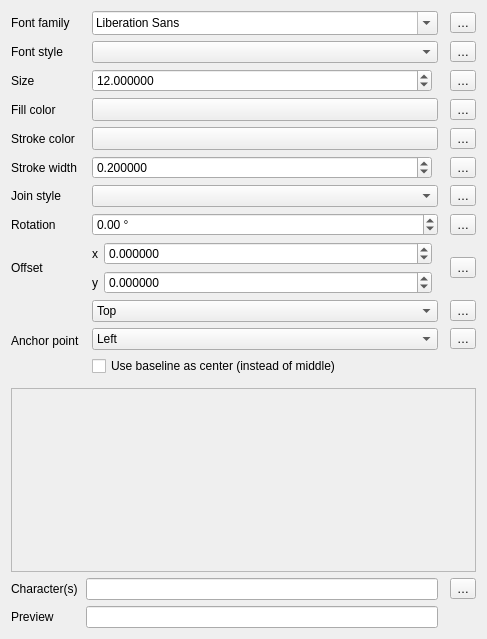
<?xml version="1.0" encoding="UTF-8"?>
<ui version="4.0">
 <class>WidgetFontMarker</class>
 <widget class="QWidget" name="WidgetFontMarker">
  <property name="geometry">
   <rect>
    <x>0</x>
    <y>0</y>
    <width>487</width>
    <height>639</height>
   </rect>
  </property>
  <property name="windowTitle">
   <string notr="true">Form</string>
  </property>
  <layout class="QGridLayout" name="gridLayout_3">
   <item row="1" column="0">
    <widget class="QLabel" name="lblStyle">
     <property name="text">
      <string>Font style</string>
     </property>
    </widget>
   </item>
   <item row="5" column="0">
    <widget class="QLabel" name="mStrokeWidthLabel">
     <property name="text">
      <string>Stroke width</string>
     </property>
    </widget>
   </item>
   <item row="7" column="2">
    <widget class="QgsPenJoinStyleComboBox" name="cboJoinStyle"/>
   </item>
   <item row="11" column="2">
    <widget class="QComboBox" name="mVerticalAnchorComboBox">
     <item>
      <property name="text">
       <string>Top</string>
      </property>
     </item>
     <item>
      <property name="text">
       <string>VCenter</string>
      </property>
     </item>
     <item>
      <property name="text">
       <string>Bottom</string>
      </property>
     </item>
    </widget>
   </item>
   <item row="16" column="4">
    <widget class="QgsPropertyOverrideButton" name="mCharDDBtn">
     <property name="text">
      <string>…</string>
     </property>
    </widget>
   </item>
   <item row="1" column="4">
    <widget class="QgsPropertyOverrideButton" name="mFontStyleDDBtn">
     <property name="text">
      <string>…</string>
     </property>
    </widget>
   </item>
   <item row="5" column="4">
    <widget class="QgsPropertyOverrideButton" name="mStrokeWidthDDBtn">
     <property name="text">
      <string>…</string>
     </property>
    </widget>
   </item>
   <item row="3" column="2">
    <widget class="QgsColorButton" name="btnColor">
     <property name="sizePolicy">
      <sizepolicy hsizetype="Expanding" vsizetype="Fixed">
       <horstretch>0</horstretch>
       <verstretch>0</verstretch>
      </sizepolicy>
     </property>
     <property name="minimumSize">
      <size>
       <width>120</width>
       <height>0</height>
      </size>
     </property>
     <property name="maximumSize">
      <size>
       <width>16777215</width>
       <height>16777215</height>
      </size>
     </property>
     <property name="text">
      <string/>
     </property>
    </widget>
   </item>
   <item row="17" column="0">
    <widget class="QLabel" name="label_13">
     <property name="text">
      <string>Preview</string>
     </property>
    </widget>
   </item>
   <item row="1" column="2">
    <widget class="QComboBox" name="mFontStyleComboBox">
     <property name="sizePolicy">
      <sizepolicy hsizetype="Expanding" vsizetype="Fixed">
       <horstretch>0</horstretch>
       <verstretch>0</verstretch>
      </sizepolicy>
     </property>
     <property name="minimumSize">
      <size>
       <width>0</width>
       <height>0</height>
      </size>
     </property>
     <property name="maximumSize">
      <size>
       <width>16777215</width>
       <height>16777215</height>
      </size>
     </property>
     <property name="toolTip">
      <string>Available typeface styles</string>
     </property>
     <property name="sizeAdjustPolicy">
      <enum>QComboBox::AdjustToContentsOnFirstShow</enum>
     </property>
    </widget>
   </item>
   <item row="0" column="2">
    <widget class="QFontComboBox" name="cboFont">
     <property name="sizeAdjustPolicy">
      <enum>QComboBox::AdjustToMinimumContentsLengthWithIcon</enum>
     </property>
     <property name="minimumContentsLength">
      <number>8</number>
     </property>
    </widget>
   </item>
   <item row="16" column="0">
    <widget class="QLabel" name="label_12">
     <property name="text">
      <string>Character(s)</string>
     </property>
    </widget>
   </item>
   <item row="10" column="2">
    <layout class="QGridLayout" name="gridLayout_2">
     <item row="0" column="0">
      <widget class="QLabel" name="label_3">
       <property name="text">
        <string>x</string>
       </property>
      </widget>
     </item>
     <item row="0" column="1">
      <widget class="QgsDoubleSpinBox" name="spinOffsetX">
       <property name="sizePolicy">
        <sizepolicy hsizetype="Minimum" vsizetype="Fixed">
         <horstretch>1</horstretch>
         <verstretch>0</verstretch>
        </sizepolicy>
       </property>
       <property name="decimals">
        <number>6</number>
       </property>
       <property name="minimum">
        <double>-999999999.000000000000000</double>
       </property>
       <property name="maximum">
        <double>999999999.000000000000000</double>
       </property>
       <property name="singleStep">
        <double>0.200000000000000</double>
       </property>
      </widget>
     </item>
     <item row="0" column="2" rowspan="2">
      <widget class="QgsUnitSelectionWidget" name="mOffsetUnitWidget" native="true">
       <property name="focusPolicy">
        <enum>Qt::StrongFocus</enum>
       </property>
      </widget>
     </item>
     <item row="1" column="0">
      <widget class="QLabel" name="label_6">
       <property name="text">
        <string>y</string>
       </property>
      </widget>
     </item>
     <item row="1" column="1">
      <widget class="QgsDoubleSpinBox" name="spinOffsetY">
       <property name="sizePolicy">
        <sizepolicy hsizetype="Minimum" vsizetype="Fixed">
         <horstretch>1</horstretch>
         <verstretch>0</verstretch>
        </sizepolicy>
       </property>
       <property name="decimals">
        <number>6</number>
       </property>
       <property name="minimum">
        <double>-999999999.000000000000000</double>
       </property>
       <property name="maximum">
        <double>999999999.000000000000000</double>
       </property>
       <property name="singleStep">
        <double>0.200000000000000</double>
       </property>
      </widget>
     </item>
    </layout>
   </item>
   <item row="4" column="2">
    <widget class="QgsColorButton" name="btnStrokeColor">
     <property name="sizePolicy">
      <sizepolicy hsizetype="Expanding" vsizetype="Fixed">
       <horstretch>0</horstretch>
       <verstretch>0</verstretch>
      </sizepolicy>
     </property>
     <property name="minimumSize">
      <size>
       <width>120</width>
       <height>0</height>
      </size>
     </property>
     <property name="maximumSize">
      <size>
       <width>16777215</width>
       <height>16777215</height>
      </size>
     </property>
     <property name="text">
      <string/>
     </property>
    </widget>
   </item>
   <item row="2" column="2">
    <layout class="QHBoxLayout" name="horizontalLayout">
     <item>
      <widget class="QgsDoubleSpinBox" name="spinSize">
       <property name="sizePolicy">
        <sizepolicy hsizetype="Minimum" vsizetype="Fixed">
         <horstretch>1</horstretch>
         <verstretch>0</verstretch>
        </sizepolicy>
       </property>
       <property name="decimals">
        <number>6</number>
       </property>
       <property name="maximum">
        <double>99999999.000000000000000</double>
       </property>
       <property name="singleStep">
        <double>0.200000000000000</double>
       </property>
       <property name="value">
        <double>12.000000000000000</double>
       </property>
       <property name="showClearButton">
        <bool>false</bool>
       </property>
      </widget>
     </item>
     <item>
      <widget class="QgsUnitSelectionWidget" name="mSizeUnitWidget" native="true">
       <property name="focusPolicy">
        <enum>Qt::StrongFocus</enum>
       </property>
      </widget>
     </item>
    </layout>
   </item>
   <item row="10" column="0">
    <widget class="QLabel" name="label_5">
     <property name="text">
      <string>Offset</string>
     </property>
    </widget>
   </item>
   <item row="9" column="2">
    <widget class="QgsDoubleSpinBox" name="spinAngle">
     <property name="wrapping">
      <bool>true</bool>
     </property>
     <property name="suffix">
      <string> °</string>
     </property>
     <property name="decimals">
      <number>2</number>
     </property>
     <property name="minimum">
      <double>-360.000000000000000</double>
     </property>
     <property name="maximum">
      <double>360.000000000000000</double>
     </property>
     <property name="singleStep">
      <double>0.500000000000000</double>
     </property>
    </widget>
   </item>
   <item row="3" column="4">
    <widget class="QgsPropertyOverrideButton" name="mColorDDBtn">
     <property name="text">
      <string>…</string>
     </property>
    </widget>
   </item>
   <item row="16" column="1" colspan="2">
    <widget class="QLineEdit" name="mCharLineEdit">
     <property name="toolTip">
      <string>Type in characters directly, or enter a character's hexadecimal value.</string>
     </property>
    </widget>
   </item>
   <item row="12" column="4">
    <widget class="QgsPropertyOverrideButton" name="mHorizontalAnchorDDBtn">
     <property name="text">
      <string>…</string>
     </property>
    </widget>
   </item>
   <item row="17" column="1" colspan="2">
    <widget class="QLineEdit" name="mCharPreview">
     <property name="toolTip">
      <string>Type in characters directly, or enter a character's hexadecimal value.</string>
     </property>
     <property name="readOnly">
      <bool>true</bool>
     </property>
    </widget>
   </item>
   <item row="10" column="4">
    <widget class="QgsPropertyOverrideButton" name="mOffsetDDBtn">
     <property name="text">
      <string>…</string>
     </property>
    </widget>
   </item>
   <item row="4" column="4">
    <widget class="QgsPropertyOverrideButton" name="mStrokeColorDDBtn">
     <property name="text">
      <string>…</string>
     </property>
    </widget>
   </item>
   <item row="3" column="0">
    <widget class="QLabel" name="label_10">
     <property name="text">
      <string>Fill color</string>
     </property>
    </widget>
   </item>
   <item row="2" column="4">
    <widget class="QgsPropertyOverrideButton" name="mSizeDDBtn">
     <property name="text">
      <string>…</string>
     </property>
    </widget>
   </item>
   <item row="11" column="4">
    <widget class="QgsPropertyOverrideButton" name="mVerticalAnchorDDBtn">
     <property name="text">
      <string>…</string>
     </property>
    </widget>
   </item>
   <item row="2" column="0">
    <widget class="QLabel" name="label_2">
     <property name="text">
      <string>Size</string>
     </property>
    </widget>
   </item>
   <item row="4" column="0">
    <widget class="QLabel" name="label_9">
     <property name="sizePolicy">
      <sizepolicy hsizetype="Maximum" vsizetype="Preferred">
       <horstretch>0</horstretch>
       <verstretch>0</verstretch>
      </sizepolicy>
     </property>
     <property name="text">
      <string>Stroke color</string>
     </property>
    </widget>
   </item>
   <item row="9" column="4">
    <widget class="QgsPropertyOverrideButton" name="mRotationDDBtn">
     <property name="text">
      <string>…</string>
     </property>
    </widget>
   </item>
   <item row="9" column="0">
    <widget class="QLabel" name="label_4">
     <property name="text">
      <string>Rotation</string>
     </property>
    </widget>
   </item>
   <item row="12" column="2">
    <widget class="QComboBox" name="mHorizontalAnchorComboBox">
     <item>
      <property name="text">
       <string>Left</string>
      </property>
     </item>
     <item>
      <property name="text">
       <string>HCenter</string>
      </property>
     </item>
     <item>
      <property name="text">
       <string>Right</string>
      </property>
     </item>
    </widget>
   </item>
   <item row="15" column="0" colspan="5">
    <layout class="QGridLayout" name="gridLayout">
     <item row="0" column="0" rowspan="2">
      <widget class="QgsScrollArea" name="scrollArea">
       <property name="minimumSize">
        <size>
         <width>0</width>
         <height>158</height>
        </size>
       </property>
       <widget class="QWidget" name="scrollAreaWidgetContents">
        <property name="geometry">
         <rect>
          <x>0</x>
          <y>0</y>
          <width>378</width>
          <height>158</height>
         </rect>
        </property>
       </widget>
      </widget>
     </item>
     <item row="1" column="1">
      <spacer name="verticalSpacer">
       <property name="orientation">
        <enum>Qt::Vertical</enum>
       </property>
       <property name="sizeHint" stdset="0">
        <size>
         <width>0</width>
         <height>40</height>
        </size>
       </property>
      </spacer>
     </item>
    </layout>
   </item>
   <item row="0" column="0">
    <widget class="QLabel" name="lblFamily">
     <property name="text">
      <string>Font family</string>
     </property>
    </widget>
   </item>
   <item row="5" column="2">
    <layout class="QHBoxLayout" name="horizontalLayout_3">
     <item>
      <widget class="QgsDoubleSpinBox" name="mStrokeWidthSpinBox">
       <property name="sizePolicy">
        <sizepolicy hsizetype="Minimum" vsizetype="Fixed">
         <horstretch>1</horstretch>
         <verstretch>0</verstretch>
        </sizepolicy>
       </property>
       <property name="specialValueText">
        <string>No stroke</string>
       </property>
       <property name="decimals">
        <number>6</number>
       </property>
       <property name="maximum">
        <double>999999999.999999046325684</double>
       </property>
       <property name="singleStep">
        <double>0.200000000000000</double>
       </property>
       <property name="value">
        <double>0.200000000000000</double>
       </property>
       <property name="showClearButton">
        <bool>false</bool>
       </property>
      </widget>
     </item>
     <item>
      <widget class="QgsUnitSelectionWidget" name="mStrokeWidthUnitWidget" native="true">
       <property name="minimumSize">
        <size>
         <width>0</width>
         <height>0</height>
        </size>
       </property>
       <property name="focusPolicy">
        <enum>Qt::StrongFocus</enum>
       </property>
      </widget>
     </item>
    </layout>
   </item>
   <item row="11" column="0" rowspan="4">
    <widget class="QLabel" name="mAnchorPointLabel">
     <property name="text">
      <string>Anchor point</string>
     </property>
    </widget>
   </item>
   <item row="7" column="0">
    <widget class="QLabel" name="label_8">
     <property name="text">
      <string>Join style</string>
     </property>
     <property name="alignment">
      <set>Qt::AlignLeading|Qt::AlignLeft|Qt::AlignVCenter</set>
     </property>
    </widget>
   </item>
   <item row="0" column="4">
    <widget class="QgsPropertyOverrideButton" name="mFontFamilyDDBtn">
     <property name="text">
      <string>…</string>
     </property>
    </widget>
   </item>
   <item row="7" column="4">
    <widget class="QgsPropertyOverrideButton" name="mJoinStyleDDBtn">
     <property name="text">
      <string>…</string>
     </property>
    </widget>
   </item>
   <item row="13" column="2">
    <widget class="QCheckBox" name="mBaselineAsCenter">
     <property name="text">
      <string>Use baseline as center (instead of middle)</string>
     </property>
    </widget>
   </item>
  </layout>
 </widget>
 <customwidgets>
  <customwidget>
   <class>QgsColorButton</class>
   <extends>QToolButton</extends>
   <header>qgscolorbutton.h</header>
   <container>1</container>
  </customwidget>
  <customwidget>
   <class>QgsDoubleSpinBox</class>
   <extends>QDoubleSpinBox</extends>
   <header>qgsdoublespinbox.h</header>
  </customwidget>
  <customwidget>
   <class>QgsPropertyOverrideButton</class>
   <extends>QToolButton</extends>
   <header>qgspropertyoverridebutton.h</header>
  </customwidget>
  <customwidget>
   <class>QgsScrollArea</class>
   <extends>QScrollArea</extends>
   <header>qgsscrollarea.h</header>
   <container>1</container>
  </customwidget>
  <customwidget>
   <class>QgsUnitSelectionWidget</class>
   <extends>QWidget</extends>
   <header>qgsunitselectionwidget.h</header>
   <container>1</container>
  </customwidget>
  <customwidget>
   <class>QgsPenJoinStyleComboBox</class>
   <extends>QComboBox</extends>
   <header>qgspenstylecombobox.h</header>
  </customwidget>
 </customwidgets>
 <tabstops>
  <tabstop>cboFont</tabstop>
  <tabstop>mFontFamilyDDBtn</tabstop>
  <tabstop>mFontStyleComboBox</tabstop>
  <tabstop>mFontStyleDDBtn</tabstop>
  <tabstop>spinSize</tabstop>
  <tabstop>mSizeUnitWidget</tabstop>
  <tabstop>mSizeDDBtn</tabstop>
  <tabstop>btnColor</tabstop>
  <tabstop>mColorDDBtn</tabstop>
  <tabstop>btnStrokeColor</tabstop>
  <tabstop>mStrokeColorDDBtn</tabstop>
  <tabstop>mStrokeWidthSpinBox</tabstop>
  <tabstop>mStrokeWidthUnitWidget</tabstop>
  <tabstop>mStrokeWidthDDBtn</tabstop>
  <tabstop>cboJoinStyle</tabstop>
  <tabstop>mJoinStyleDDBtn</tabstop>
  <tabstop>spinAngle</tabstop>
  <tabstop>mRotationDDBtn</tabstop>
  <tabstop>spinOffsetX</tabstop>
  <tabstop>spinOffsetY</tabstop>
  <tabstop>mOffsetUnitWidget</tabstop>
  <tabstop>mOffsetDDBtn</tabstop>
  <tabstop>mVerticalAnchorComboBox</tabstop>
  <tabstop>mVerticalAnchorDDBtn</tabstop>
  <tabstop>mHorizontalAnchorComboBox</tabstop>
  <tabstop>mHorizontalAnchorDDBtn</tabstop>
  <tabstop>scrollArea</tabstop>
  <tabstop>mCharLineEdit</tabstop>
  <tabstop>mCharDDBtn</tabstop>
  <tabstop>mCharPreview</tabstop>
 </tabstops>
 <resources/>
 <connections/>
</ui>
